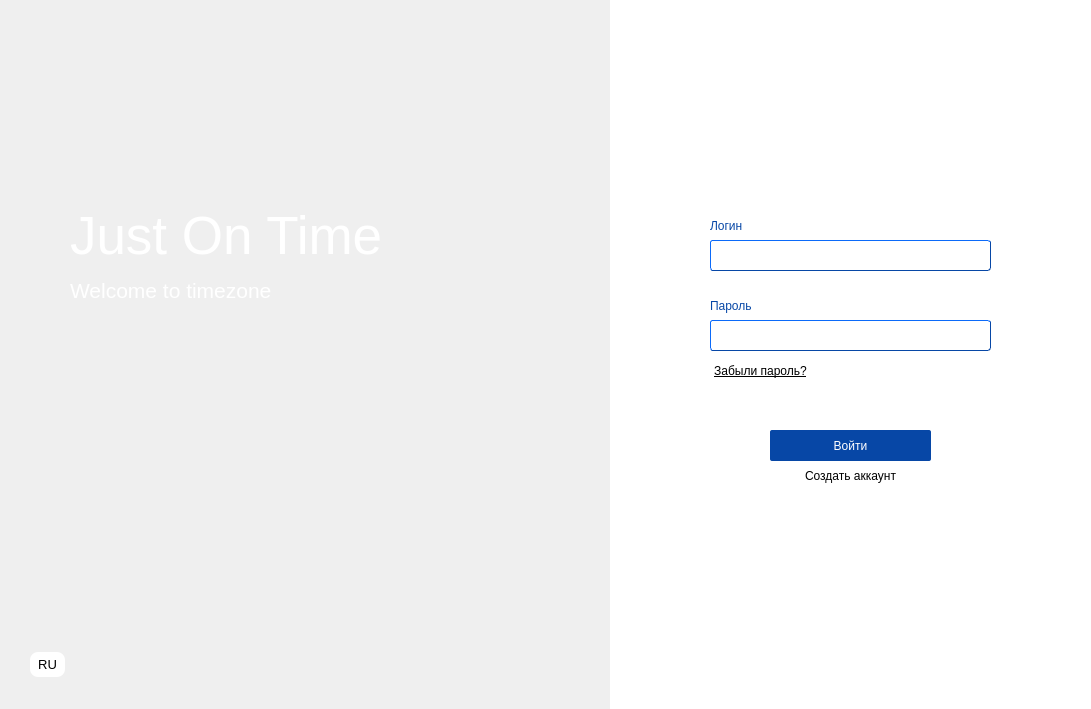
<?xml version="1.0" encoding="UTF-8"?>
<ui version="4.0">
 <class>Dialog</class>
 <widget class="QDialog" name="Dialog">
  <property name="geometry">
   <rect>
    <x>0</x>
    <y>0</y>
    <width>1091</width>
    <height>709</height>
   </rect>
  </property>
  <property name="sizePolicy">
   <sizepolicy hsizetype="Minimum" vsizetype="Minimum">
    <horstretch>0</horstretch>
    <verstretch>0</verstretch>
   </sizepolicy>
  </property>
  <property name="minimumSize">
   <size>
    <width>1091</width>
    <height>709</height>
   </size>
  </property>
  <property name="maximumSize">
   <size>
    <width>1091</width>
    <height>709</height>
   </size>
  </property>
  <property name="windowTitle">
   <string>Dialog</string>
  </property>
  <property name="styleSheet">
   <string notr="true"/>
  </property>
  <widget class="QWidget" name="widget_3" native="true">
   <property name="geometry">
    <rect>
     <x>0</x>
     <y>0</y>
     <width>611</width>
     <height>711</height>
    </rect>
   </property>
   <property name="sizePolicy">
    <sizepolicy hsizetype="Fixed" vsizetype="Fixed">
     <horstretch>0</horstretch>
     <verstretch>0</verstretch>
    </sizepolicy>
   </property>
   <property name="minimumSize">
    <size>
     <width>0</width>
     <height>0</height>
    </size>
   </property>
   <property name="maximumSize">
    <size>
     <width>751</width>
     <height>711</height>
    </size>
   </property>
   <property name="styleSheet">
    <string notr="true"/>
   </property>
   <widget class="QLabel" name="label">
    <property name="geometry">
     <rect>
      <x>70</x>
      <y>210</y>
      <width>341</width>
      <height>51</height>
     </rect>
    </property>
    <property name="font">
     <font>
      <pointsize>40</pointsize>
     </font>
    </property>
    <property name="styleSheet">
     <string notr="true">background-color: rgba(255, 255, 255, 0);
color: rgb(255, 255, 255);</string>
    </property>
    <property name="text">
     <string>Just On Time</string>
    </property>
   </widget>
   <widget class="QLabel" name="label_2">
    <property name="geometry">
     <rect>
      <x>70</x>
      <y>270</y>
      <width>251</width>
      <height>41</height>
     </rect>
    </property>
    <property name="font">
     <font>
      <pointsize>16</pointsize>
     </font>
    </property>
    <property name="styleSheet">
     <string notr="true">background-color: rgba(255, 255, 255, 0);
color: rgb(255, 255, 255);</string>
    </property>
    <property name="text">
     <string>Welcome to timezone</string>
    </property>
   </widget>
   <widget class="QPushButton" name="pushButton_3">
    <property name="geometry">
     <rect>
      <x>30</x>
      <y>652</y>
      <width>35</width>
      <height>25</height>
     </rect>
    </property>
    <property name="font">
     <font>
      <pointsize>10</pointsize>
     </font>
    </property>
    <property name="styleSheet">
     <string notr="true">background-color: rgb(255, 255, 255);
border-radius: 8px;</string>
    </property>
    <property name="text">
     <string>RU</string>
    </property>
   </widget>
  </widget>
  <widget class="QWidget" name="widget_2" native="true">
   <property name="geometry">
    <rect>
     <x>610</x>
     <y>0</y>
     <width>481</width>
     <height>711</height>
    </rect>
   </property>
   <property name="minimumSize">
    <size>
     <width>421</width>
     <height>651</height>
    </size>
   </property>
   <property name="maximumSize">
    <size>
     <width>10000</width>
     <height>10000</height>
    </size>
   </property>
   <property name="styleSheet">
    <string notr="true">background-color: rgb(255, 255, 255);
border-radius: 0px;</string>
   </property>
   <widget class="QLineEdit" name="login_input">
    <property name="geometry">
     <rect>
      <x>100</x>
      <y>240</y>
      <width>281</width>
      <height>31</height>
     </rect>
    </property>
    <property name="styleSheet">
     <string notr="true">border: 1px;
border-color: rgb(7, 71, 166);
border-style: outset;
border-radius: 3px;</string>
    </property>
    <property name="text">
     <string/>
    </property>
   </widget>
   <widget class="QLabel" name="label_3">
    <property name="geometry">
     <rect>
      <x>100</x>
      <y>210</y>
      <width>111</width>
      <height>31</height>
     </rect>
    </property>
    <property name="styleSheet">
     <string notr="true">background-color: rgba(255, 255, 255, 0);
color: rgb(7, 71, 166);</string>
    </property>
    <property name="text">
     <string>Логин</string>
    </property>
   </widget>
   <widget class="QLabel" name="label_4">
    <property name="geometry">
     <rect>
      <x>100</x>
      <y>290</y>
      <width>111</width>
      <height>31</height>
     </rect>
    </property>
    <property name="styleSheet">
     <string notr="true">background-color: rgba(255, 255, 255, 0);
color:  rgb(7, 71, 166);</string>
    </property>
    <property name="text">
     <string>Пароль</string>
    </property>
   </widget>
   <widget class="QPushButton" name="login_button">
    <property name="geometry">
     <rect>
      <x>160</x>
      <y>430</y>
      <width>161</width>
      <height>31</height>
     </rect>
    </property>
    <property name="styleSheet">
     <string notr="true">background-color:  rgb(7, 71, 166);
color: rgb(255, 255, 255);
border-radius: 2px;</string>
    </property>
    <property name="text">
     <string>Войти</string>
    </property>
   </widget>
   <widget class="QPushButton" name="create_acc_button">
    <property name="geometry">
     <rect>
      <x>160</x>
      <y>460</y>
      <width>161</width>
      <height>31</height>
     </rect>
    </property>
    <property name="styleSheet">
     <string notr="true"/>
    </property>
    <property name="text">
     <string>Создать аккаунт</string>
    </property>
    <property name="flat">
     <bool>true</bool>
    </property>
   </widget>
   <widget class="QLineEdit" name="pass_input">
    <property name="geometry">
     <rect>
      <x>100</x>
      <y>320</y>
      <width>281</width>
      <height>31</height>
     </rect>
    </property>
    <property name="styleSheet">
     <string notr="true">border: 1px;
border-color: rgb(7, 71, 166);
border-style: outset;
border-radius: 3px;</string>
    </property>
    <property name="echoMode">
     <enum>QLineEdit::Password</enum>
    </property>
   </widget>
   <widget class="QPushButton" name="create_acc_button_2">
    <property name="geometry">
     <rect>
      <x>100</x>
      <y>360</y>
      <width>101</width>
      <height>21</height>
     </rect>
    </property>
    <property name="font">
     <font>
      <underline>true</underline>
     </font>
    </property>
    <property name="styleSheet">
     <string notr="true">color: rgb(0, 0, 0);</string>
    </property>
    <property name="text">
     <string>Забыли пароль?</string>
    </property>
   </widget>
   <zorder>create_acc_button</zorder>
   <zorder>login_input</zorder>
   <zorder>label_3</zorder>
   <zorder>label_4</zorder>
   <zorder>login_button</zorder>
   <zorder>pass_input</zorder>
   <zorder>create_acc_button_2</zorder>
  </widget>
 </widget>
 <resources/>
 <connections/>
</ui>
